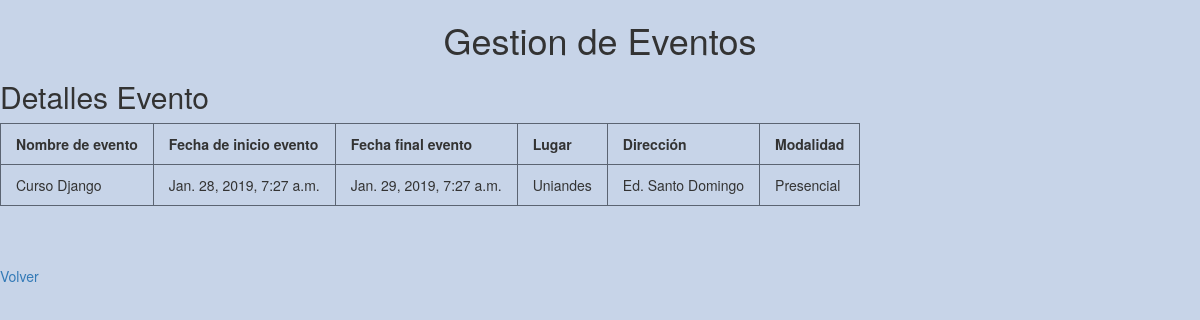
Page /details/1 on the earlier database version.
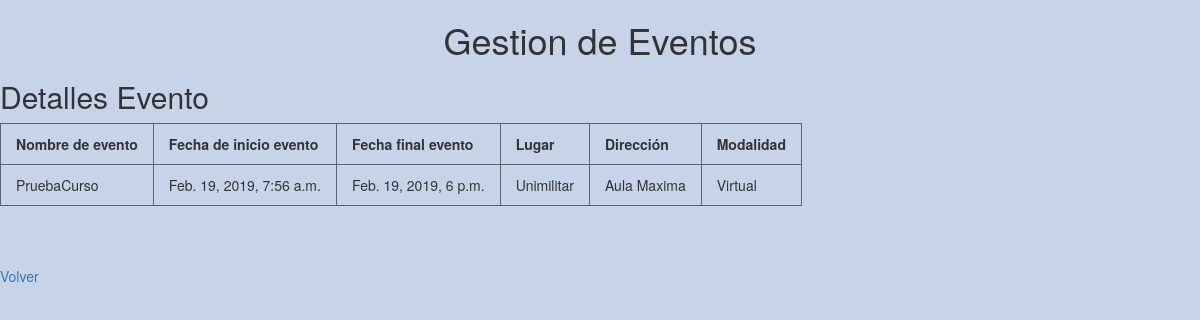
Same page on the later database version.
### eventos/models.py (models this page shows)
class Event(models.Model):
    person = models.ForeignKey(User, on_delete=models.CASCADE, related_name="User")
    name = models.CharField(max_length=200)
    category=models.ForeignKey(Category, on_delete=models.CASCADE)
    place= models.CharField(max_length=200)
    address= models.CharField(max_length=200)
    creation_date=models.DateTimeField(default=timezone.now)
    start_date=models.DateTimeField()
    finish_date=models.DateTimeField()
    type=models.ForeignKey(Type, on_delete=models.CASCADE)

class Type(models.Model):
    name= models.CharField(max_length=200)

### eventos/views.py (the view)
# urls.py: path('details/<str:id_ev>', views.eventDetails),
@csrf_exempt
def eventDetails(request,id_ev):
    _event=models.Event.objects.get(pk=id_ev)
    context={"evento":_event}
    return render(request, "details.html", context)

### eventos/templates/details.html (shortened to what this page needs)
<!DOCTYPE html>
<html lang="en" xmlns="http://www.w3.org/1999/html">
{% load static %}
<head>
    <link rel="stylesheet" href="https://use.fontawesome.com/releases/v5.6.3/css/all.css">
    <link rel="stylesheet" href="https://maxcdn.bootstrapcdn.com/bootstrap/3.3.5/css/bootstrap.min.css">
    <link rel="stylesheet" href="https://maxcdn.bootstrapcdn.com/bootstrap/3.3.5/css/bootstrap-theme.min.css">
    <link rel="stylesheet" href="https://cdnjs.cloudflare.com/ajax/libs/bootstrap-datetimepicker/4.17.37/css/bootstrap-datetimepicker.min.css" />
    <link rel="stylesheet" href="{% static "/css/main.css"%}">
</head>
<body>
<h1 style="text-align : center;">Gestion de Eventos</h1>
    <h2>Detalles Evento </h2>
      <table>
          <thead>
            <tr>
                <th scope="col">Nombre de evento</th>
                <th scope="col">Fecha de inicio evento</th>
                <th scope="col">Fecha final evento</th>
                <th scope="col">Lugar</th>
                <th scope="col">Dirección</th>
                <th scope="col">Modalidad</th>
            </tr>
          </thead>
          <tbody>
            <tr>
                <td > {{ evento.name }} </td>
                <td > {{ evento.start_date }} </td>
                <td > {{ evento.finish_date }} </td>
                <td > {{ evento.place }} </td>
                <td > {{ evento.address }} </td>
                <td > {{ evento.type.name }} </td>
            </tr>
          </tbody>
      </table>
      <br><br><br>
      <a href="/index/"> Volver  </a><br><br>
</body>
</html>

Differences in the rows shown:
changed Event: name "Curso Django" → "PruebaCurso"; start_date "Jan. 28, 2019, 7:27 a.m." → "Feb. 19, 2019, 7:56 a.m."; finish_date "Jan. 29, 2019, 7:27 a.m." → "Feb. 19, 2019, 6 p.m."; place "Uniandes" → "Unimilitar"; address "Ed. Santo Domingo" → "Aula Maxima"; type.name "Presencial" → "Virtual"
